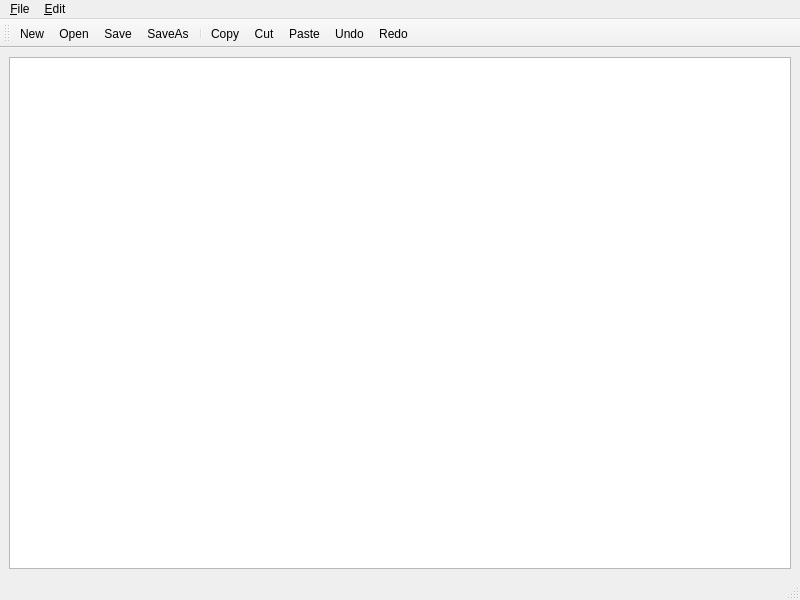
<?xml version="1.0" encoding="UTF-8"?>
<ui version="4.0">
 <class>Notepad</class>
 <widget class="QMainWindow" name="Notepad">
  <property name="geometry">
   <rect>
    <x>0</x>
    <y>0</y>
    <width>800</width>
    <height>600</height>
   </rect>
  </property>
  <property name="windowTitle">
   <string>Notepad</string>
  </property>
  <widget class="QWidget" name="centralwidget">
   <layout class="QVBoxLayout" name="verticalLayout">
    <item>
     <widget class="QTextEdit" name="textEdit"/>
    </item>
   </layout>
  </widget>
  <widget class="QMenuBar" name="menubar">
   <property name="geometry">
    <rect>
     <x>0</x>
     <y>0</y>
     <width>800</width>
     <height>28</height>
    </rect>
   </property>
   <widget class="QMenu" name="menu_File">
    <property name="title">
     <string>&amp;File</string>
    </property>
    <addaction name="actionNew"/>
    <addaction name="actionOpen"/>
    <addaction name="actionSave"/>
    <addaction name="actionSaveAs"/>
    <addaction name="separator"/>
    <addaction name="actionExit"/>
   </widget>
   <widget class="QMenu" name="menu_Edit">
    <property name="title">
     <string>&amp;Edit</string>
    </property>
    <addaction name="actionUndo"/>
    <addaction name="actionRedo"/>
    <addaction name="separator"/>
    <addaction name="actionFont"/>
    <addaction name="separator"/>
    <addaction name="actionCopy"/>
    <addaction name="actionCut"/>
    <addaction name="actionPaste"/>
   </widget>
   <addaction name="menu_File"/>
   <addaction name="menu_Edit"/>
  </widget>
  <widget class="QStatusBar" name="statusbar"/>
  <widget class="QToolBar" name="toolBar">
   <property name="windowTitle">
    <string>toolBar</string>
   </property>
   <attribute name="toolBarArea">
    <enum>TopToolBarArea</enum>
   </attribute>
   <attribute name="toolBarBreak">
    <bool>false</bool>
   </attribute>
   <addaction name="actionNew"/>
   <addaction name="actionOpen"/>
   <addaction name="actionSave"/>
   <addaction name="actionSaveAs"/>
   <addaction name="separator"/>
   <addaction name="actionCopy"/>
   <addaction name="actionCut"/>
   <addaction name="actionPaste"/>
   <addaction name="actionUndo"/>
   <addaction name="actionRedo"/>
  </widget>
  <action name="actionNew">
   <property name="icon">
    <iconset resource="res.qrc">
     <normaloff>:/images/new.png</normaloff>:/images/new.png</iconset>
   </property>
   <property name="text">
    <string>New</string>
   </property>
  </action>
  <action name="actionOpen">
   <property name="icon">
    <iconset resource="res.qrc">
     <normaloff>:/images/open.png</normaloff>:/images/open.png</iconset>
   </property>
   <property name="text">
    <string>Open</string>
   </property>
  </action>
  <action name="actionSave">
   <property name="icon">
    <iconset resource="res.qrc">
     <normaloff>:/images/save.png</normaloff>:/images/save.png</iconset>
   </property>
   <property name="text">
    <string>Save</string>
   </property>
  </action>
  <action name="actionSaveAs">
   <property name="icon">
    <iconset resource="res.qrc">
     <normaloff>:/images/save_as.png</normaloff>:/images/save_as.png</iconset>
   </property>
   <property name="text">
    <string>SaveAs</string>
   </property>
  </action>
  <action name="actionExit">
   <property name="text">
    <string>Exit</string>
   </property>
  </action>
  <action name="actionUndo">
   <property name="icon">
    <iconset resource="res.qrc">
     <normaloff>:/images/undo.png</normaloff>:/images/undo.png</iconset>
   </property>
   <property name="text">
    <string>Undo</string>
   </property>
  </action>
  <action name="actionRedo">
   <property name="icon">
    <iconset resource="res.qrc">
     <normaloff>:/images/redo.png</normaloff>:/images/redo.png</iconset>
   </property>
   <property name="text">
    <string>Redo</string>
   </property>
  </action>
  <action name="actionFont">
   <property name="text">
    <string>Font</string>
   </property>
  </action>
  <action name="actionCopy">
   <property name="icon">
    <iconset resource="res.qrc">
     <normaloff>:/images/copy.png</normaloff>:/images/copy.png</iconset>
   </property>
   <property name="text">
    <string>Copy</string>
   </property>
  </action>
  <action name="actionCut">
   <property name="icon">
    <iconset resource="res.qrc">
     <normaloff>:/images/cut.png</normaloff>:/images/cut.png</iconset>
   </property>
   <property name="text">
    <string>Cut</string>
   </property>
  </action>
  <action name="actionPaste">
   <property name="icon">
    <iconset resource="res.qrc">
     <normaloff>:/images/paste.png</normaloff>:/images/paste.png</iconset>
   </property>
   <property name="text">
    <string>Paste</string>
   </property>
  </action>
 </widget>
 <resources>
  <include location="res.qrc"/>
 </resources>
 <connections/>
</ui>
